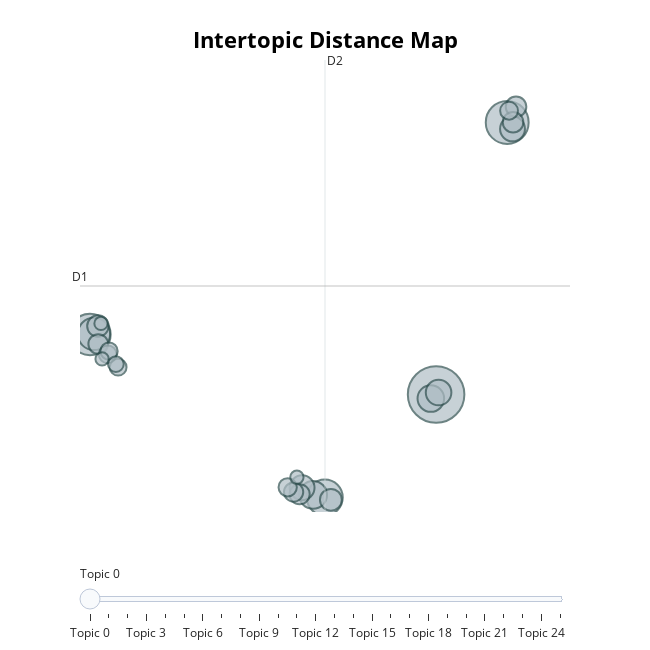

The notebook cell saved with this chart:
### Code cell
fig = topic_model.visualize_topics()
fig.show()

### Figure 1 — Plotly figure (JSON) as saved in the notebook; plotly's stock layout.template omitted (floating-point values rounded to 4 significant figures)
{"data": [{"customdata": [[0, "pain | take | med | drug | doctor", 181], [1, "im | people | pain | like | dont", 104], [2, "people | pain | patient | drug | opioids", 97], [3, "disc | back | spine | surgery | neck", 73], [4, "doctor | pain | im | patient | year", 59], [5, "pain | knee | im | ive | get", 44], [6, "pharmacy | pharmacist | med | fill | prescription", 40], [7, "thc | cbd | weed | pain | cannabis", 37], [8, "christmas | merry | holiday | gift | happy", 35], [9, "headache | migraine | pain | doctor | neck", 35], [10, "injection | steroid | nerve | ablation | epidural", 27], [11, "job | work | disability | im | remote", 26], [12, "chronic | pain | husband | im | like", 24], [13, "dog | mary | love | cat | shes", 24], [14, "symptom | im | like | fibromyalgia | fever", 23], [15, "scale | pain | level | im | like", 22], [16, "pain | endometriosis | bladder | doctor | get", 21], [17, "eat | nausea | food | eating | meal", 19], [18, "im | feel | like | feeling | dont", 18], [19, "yoga | pain | tried | help | people", 18], [20, "shower | hair | wipe | water | use", 17], [21, "day | today | bad | pain | yesterday", 16], [22, "sleep | night | bed | asleep | hour", 14], [23, "cane | use | boot | walker | aid", 10], [24, "scan | mre | normal | lab | show", 10], [25, "disabled | people | plastic | disability | dont", 10]], "hovertemplate": "<b>Topic %{customdata[0]}</b><br>%{customdata[1]}<br>Size: %{customdata[2]}", "legendgroup": "", "marker": {"color": "#B0BEC5", "line": {"color": "DarkSlateGrey", "width": 2}, "size": [181, 104, 97, 73, 59, 44, 40, 37, 35, 35, 27, 26, 24, 24, 23, 22, 21, 19, 18, 18, 17, 16, 14, 10, 10, 10], "sizemode": "area", "sizeref": 0.1131, "symbol": "circle"}, "mode": "markers", "name": "", "orientation": "v", "showlegend": false, "type": "scatter", "x": [12.42, 15.58, -2.941, 7.48, -2.764, 6.959, 12.19, 12.53, 15.81, 6.473, 7.751, -2.588, 15.97, 15.84, 6.364, -2.573, 6.097, 5.834, 15.66, -2.152, -2.094, -1.69, -1.791, -2.403, 6.243, -2.451], "xaxis": "x", "y": [1.374, 16.98, 4.817, -4.536, 4.846, -4.386, 1.141, 1.484, 16.61, -3.974, -4.666, 5.299, 17.88, 16.99, -4.347, 4.27, -4.225, -3.949, 17.65, 3.679, 3.858, 2.943, 3.119, 3.414, -3.374, 5.451], "yaxis": "y"}], "layout": {"annotations": [{"showarrow": false, "text": "D1", "x": -3.382, "y": 7.597, "yshift": 10}, {"showarrow": false, "text": "D2", "x": 7.49, "xshift": 10, "y": 20.56}], "height": 650, "hoverlabel": {"bgcolor": "white", "font": {"family": "Rockwell", "size": 16}}, "legend": {"itemsizing": "constant", "tracegroupgap": 0}, "margin": {"t": 60}, "shapes": [{"line": {"color": "#CFD8DC", "width": 2}, "type": "line", "x0": 7.49, "x1": 7.49, "y0": -5.366, "y1": 20.56}, {"line": {"color": "#9E9E9E", "width": 2}, "type": "line", "x0": -3.382, "x1": 18.36, "y0": 7.597, "y1": 7.597}], "sliders": [{"active": 0, "pad": {"t": 50}, "steps": [{"args": [{"marker.color": [["red", "#B0BEC5", "#B0BEC5", "#B0BEC5", "#B0BEC5", "#B0BEC5", "#B0BEC5", "#B0BEC5", "#B0BEC5", "#B0BEC5", "#B0BEC5", "#B0BEC5", "#B0BEC5", "#B0BEC5", "#B0BEC5", "#B0BEC5", "#B0BEC5", "#B0BEC5", "#B0BEC5", "#B0BEC5", "#B0BEC5", "#B0BEC5", "#B0BEC5", "#B0BEC5", "#B0BEC5", "#B0BEC5"]]}], "label": "Topic 0", "method": "update"}, {"args": [{"marker.color": [["#B0BEC5", "red", "#B0BEC5", "#B0BEC5", "#B0BEC5", "#B0BEC5", "#B0BEC5", "#B0BEC5", "#B0BEC5", "#B0BEC5", "#B0BEC5", "#B0BEC5", "#B0BEC5", "#B0BEC5", "#B0BEC5", "#B0BEC5", "#B0BEC5", "#B0BEC5", "#B0BEC5", "#B0BEC5", "#B0BEC5", "#B0BEC5", "#B0BEC5", "#B0BEC5", "#B0BEC5", "#B0BEC5"]]}], "label": "Topic 1", "method": "update"}, {"args": [{"marker.color": [["#B0BEC5", "#B0BEC5", "red", "#B0BEC5", "#B0BEC5", "#B0BEC5", "#B0BEC5", "#B0BEC5", "#B0BEC5", "#B0BEC5", "#B0BEC5", "#B0BEC5", "#B0BEC5", "#B0BEC5", "#B0BEC5", "#B0BEC5", "#B0BEC5", "#B0BEC5", "#B0BEC5", "#B0BEC5", "#B0BEC5", "#B0BEC5", "#B0BEC5", "#B0BEC5", "#B0BEC5", "#B0BEC5"]]}], "label": "Topic 2", "method": "update"}, {"args": [{"marker.color": [["#B0BEC5", "#B0BEC5", "#B0BEC5", "red", "#B0BEC5", "#B0BEC5", "#B0BEC5", "#B0BEC5", "#B0BEC5", "#B0BEC5", "#B0BEC5", "#B0BEC5", "#B0BEC5", "#B0BEC5", "#B0BEC5", "#B0BEC5", "#B0BEC5", "#B0BEC5", "#B0BEC5", "#B0BEC5", "#B0BEC5", "#B0BEC5", "#B0BEC5", "#B0BEC5", "#B0BEC5", "#B0BEC5"]]}], "label": "Topic 3", "method": "update"}, {"args": [{"marker.color": [["#B0BEC5", "#B0BEC5", "#B0BEC5", "#B0BEC5", "red", "#B0BEC5", "#B0BEC5", "#B0BEC5", "#B0BEC5", "#B0BEC5", "#B0BEC5", "#B0BEC5", "#B0BEC5", "#B0BEC5", "#B0BEC5", "#B0BEC5", "#B0BEC5", "#B0BEC5", "#B0BEC5", "#B0BEC5", "#B0BEC5", "#B0BEC5", "#B0BEC5", "#B0BEC5", "#B0BEC5", "#B0BEC5"]]}], "label": "Topic 4", "method": "update"}, {"args": [{"marker.color": [["#B0BEC5", "#B0BEC5", "#B0BEC5", "#B0BEC5", "#B0BEC5", "red", "#B0BEC5", "#B0BEC5", "#B0BEC5", "#B0BEC5", "#B0BEC5", "#B0BEC5", "#B0BEC5", "#B0BEC5", "#B0BEC5", "#B0BEC5", "#B0BEC5", "#B0BEC5", "#B0BEC5", "#B0BEC5", "#B0BEC5", "#B0BEC5", "#B0BEC5", "#B0BEC5", "#B0BEC5", "#B0BEC5"]]}], "label": "Topic 5", "method": "update"}, {"args": [{"marker.color": [["#B0BEC5", "#B0BEC5", "#B0BEC5", "#B0BEC5", "#B0BEC5", "#B0BEC5", "red", "#B0BEC5", "#B0BEC5", "#B0BEC5", "#B0BEC5", "#B0BEC5", "#B0BEC5", "#B0BEC5", "#B0BEC5", "#B0BEC5", "#B0BEC5", "#B0BEC5", "#B0BEC5", "#B0BEC5", "#B0BEC5", "#B0BEC5", "#B0BEC5", "#B0BEC5", "#B0BEC5", "#B0BEC5"]]}], "label": "Topic 6", "method": "update"}, {"args": [{"marker.color": [["#B0BEC5", "#B0BEC5", "#B0BEC5", "#B0BEC5", "#B0BEC5", "#B0BEC5", "#B0BEC5", "red", "#B0BEC5", "#B0BEC5", "#B0BEC5", "#B0BEC5", "#B0BEC5", "#B0BEC5", "#B0BEC5", "#B0BEC5", "#B0BEC5", "#B0BEC5", "#B0BEC5", "#B0BEC5", "#B0BEC5", "#B0BEC5", "#B0BEC5", "#B0BEC5", "#B0BEC5", "#B0BEC5"]]}], "label": "Topic 7", "method": "update"}, {"args": [{"marker.color": [["#B0BEC5", "#B0BEC5", "#B0BEC5", "#B0BEC5", "#B0BEC5", "#B0BEC5", "#B0BEC5", "#B0BEC5", "red", "#B0BEC5", "#B0BEC5", "#B0BEC5", "#B0BEC5", "#B0BEC5", "#B0BEC5", "#B0BEC5", "#B0BEC5", "#B0BEC5", "#B0BEC5", "#B0BEC5", "#B0BEC5", "#B0BEC5", "#B0BEC5", "#B0BEC5", "#B0BEC5", "#B0BEC5"]]}], "label": "Topic 8", "method": "update"}, {"args": [{"marker.color": [["#B0BEC5", "#B0BEC5", "#B0BEC5", "#B0BEC5", "#B0BEC5", "#B0BEC5", "#B0BEC5", "#B0BEC5", "#B0BEC5", "red", "#B0BEC5", "#B0BEC5", "#B0BEC5", "#B0BEC5", "#B0BEC5", "#B0BEC5", "#B0BEC5", "#B0BEC5", "#B0BEC5", "#B0BEC5", "#B0BEC5", "#B0BEC5", "#B0BEC5", "#B0BEC5", "#B0BEC5", "#B0BEC5"]]}], "label": "Topic 9", "method": "update"}, {"args": [{"marker.color": [["#B0BEC5", "#B0BEC5", "#B0BEC5", "#B0BEC5", "#B0BEC5", "#B0BEC5", "#B0BEC5", "#B0BEC5", "#B0BEC5", "#B0BEC5", "red", "#B0BEC5", "#B0BEC5", "#B0BEC5", "#B0BEC5", "#B0BEC5", "#B0BEC5", "#B0BEC5", "#B0BEC5", "#B0BEC5", "#B0BEC5", "#B0BEC5", "#B0BEC5", "#B0BEC5", "#B0BEC5", "#B0BEC5"]]}], "label": "Topic 10", "method": "update"}, {"args": [{"marker.color": [["#B0BEC5", "#B0BEC5", "#B0BEC5", "#B0BEC5", "#B0BEC5", "#B0BEC5", "#B0BEC5", "#B0BEC5", "#B0BEC5", "#B0BEC5", "#B0BEC5", "red", "#B0BEC5", "#B0BEC5", "#B0BEC5", "#B0BEC5", "#B0BEC5", "#B0BEC5", "#B0BEC5", "#B0BEC5", "#B0BEC5", "#B0BEC5", "#B0BEC5", "#B0BEC5", "#B0BEC5", "#B0BEC5"]]}], "label": "Topic 11", "method": "update"}, {"args": [{"marker.color": [["#B0BEC5", "#B0BEC5", "#B0BEC5", "#B0BEC5", "#B0BEC5", "#B0BEC5", "#B0BEC5", "#B0BEC5", "#B0BEC5", "#B0BEC5", "#B0BEC5", "#B0BEC5", "red", "#B0BEC5", "#B0BEC5", "#B0BEC5", "#B0BEC5", "#B0BEC5", "#B0BEC5", "#B0BEC5", "#B0BEC5", "#B0BEC5", "#B0BEC5", "#B0BEC5", "#B0BEC5", "#B0BEC5"]]}], "label": "Topic 12", "method": "update"}, {"args": [{"marker.color": [["#B0BEC5", "#B0BEC5", "#B0BEC5", "#B0BEC5", "#B0BEC5", "#B0BEC5", "#B0BEC5", "#B0BEC5", "#B0BEC5", "#B0BEC5", "#B0BEC5", "#B0BEC5", "#B0BEC5", "red", "#B0BEC5", "#B0BEC5", "#B0BEC5", "#B0BEC5", "#B0BEC5", "#B0BEC5", "#B0BEC5", "#B0BEC5", "#B0BEC5", "#B0BEC5", "#B0BEC5", "#B0BEC5"]]}], "label": "Topic 13", "method": "update"}, {"args": [{"marker.color": [["#B0BEC5", "#B0BEC5", "#B0BEC5", "#B0BEC5", "#B0BEC5", "#B0BEC5", "#B0BEC5", "#B0BEC5", "#B0BEC5", "#B0BEC5", "#B0BEC5", "#B0BEC5", "#B0BEC5", "#B0BEC5", "red", "#B0BEC5", "#B0BEC5", "#B0BEC5", "#B0BEC5", "#B0BEC5", "#B0BEC5", "#B0BEC5", "#B0BEC5", "#B0BEC5", "#B0BEC5", "#B0BEC5"]]}], "label": "Topic 14", "method": "update"}, {"args": [{"marker.color": [["#B0BEC5", "#B0BEC5", "#B0BEC5", "#B0BEC5", "#B0BEC5", "#B0BEC5", "#B0BEC5", "#B0BEC5", "#B0BEC5", "#B0BEC5", "#B0BEC5", "#B0BEC5", "#B0BEC5", "#B0BEC5", "#B0BEC5", "red", "#B0BEC5", "#B0BEC5", "#B0BEC5", "#B0BEC5", "#B0BEC5", "#B0BEC5", "#B0BEC5", "#B0BEC5", "#B0BEC5", "#B0BEC5"]]}], "label": "Topic 15", "method": "update"}, {"args": [{"marker.color": [["#B0BEC5", "#B0BEC5", "#B0BEC5", "#B0BEC5", "#B0BEC5", "#B0BEC5", "#B0BEC5", "#B0BEC5", "#B0BEC5", "#B0BEC5", "#B0BEC5", "#B0BEC5", "#B0BEC5", "#B0BEC5", "#B0BEC5", "#B0BEC5", "red", "#B0BEC5", "#B0BEC5", "#B0BEC5", "#B0BEC5", "#B0BEC5", "#B0BEC5", "#B0BEC5", "#B0BEC5", "#B0BEC5"]]}], "label": "Topic 16", "method": "update"}, {"args": [{"marker.color": [["#B0BEC5", "#B0BEC5", "#B0BEC5", "#B0BEC5", "#B0BEC5", "#B0BEC5", "#B0BEC5", "#B0BEC5", "#B0BEC5", "#B0BEC5", "#B0BEC5", "#B0BEC5", "#B0BEC5", "#B0BEC5", "#B0BEC5", "#B0BEC5", "#B0BEC5", "red", "#B0BEC5", "#B0BEC5", "#B0BEC5", "#B0BEC5", "#B0BEC5", "#B0BEC5", "#B0BEC5", "#B0BEC5"]]}], "label": "Topic 17", "method": "update"}, {"args": [{"marker.color": [["#B0BEC5", "#B0BEC5", "#B0BEC5", "#B0BEC5", "#B0BEC5", "#B0BEC5", "#B0BEC5", "#B0BEC5", "#B0BEC5", "#B0BEC5", "#B0BEC5", "#B0BEC5", "#B0BEC5", "#B0BEC5", "#B0BEC5", "#B0BEC5", "#B0BEC5", "#B0BEC5", "red", "#B0BEC5", "#B0BEC5", "#B0BEC5", "#B0BEC5", "#B0BEC5", "#B0BEC5", "#B0BEC5"]]}], "label": "Topic 18", "method": "update"}, {"args": [{"marker.color": [["#B0BEC5", "#B0BEC5", "#B0BEC5", "#B0BEC5", "#B0BEC5", "#B0BEC5", "#B0BEC5", "#B0BEC5", "#B0BEC5", "#B0BEC5", "#B0BEC5", "#B0BEC5", "#B0BEC5", "#B0BEC5", "#B0BEC5", "#B0BEC5", "#B0BEC5", "#B0BEC5", "#B0BEC5", "red", "#B0BEC5", "#B0BEC5", "#B0BEC5", "#B0BEC5", "#B0BEC5", "#B0BEC5"]]}], "label": "Topic 19", "method": "update"}, {"args": [{"marker.color": [["#B0BEC5", "#B0BEC5", "#B0BEC5", "#B0BEC5", "#B0BEC5", "#B0BEC5", "#B0BEC5", "#B0BEC5", "#B0BEC5", "#B0BEC5", "#B0BEC5", "#B0BEC5", "#B0BEC5", "#B0BEC5", "#B0BEC5", "#B0BEC5", "#B0BEC5", "#B0BEC5", "#B0BEC5", "#B0BEC5", "red", "#B0BEC5", "#B0BEC5", "#B0BEC5", "#B0BEC5", "#B0BEC5"]]}], "label": "Topic 20", "method": "update"}, {"args": [{"marker.color": [["#B0BEC5", "#B0BEC5", "#B0BEC5", "#B0BEC5", "#B0BEC5", "#B0BEC5", "#B0BEC5", "#B0BEC5", "#B0BEC5", "#B0BEC5", "#B0BEC5", "#B0BEC5", "#B0BEC5", "#B0BEC5", "#B0BEC5", "#B0BEC5", "#B0BEC5", "#B0BEC5", "#B0BEC5", "#B0BEC5", "#B0BEC5", "red", "#B0BEC5", "#B0BEC5", "#B0BEC5", "#B0BEC5"]]}], "label": "Topic 21", "method": "update"}, {"args": [{"marker.color": [["#B0BEC5", "#B0BEC5", "#B0BEC5", "#B0BEC5", "#B0BEC5", "#B0BEC5", "#B0BEC5", "#B0BEC5", "#B0BEC5", "#B0BEC5", "#B0BEC5", "#B0BEC5", "#B0BEC5", "#B0BEC5", "#B0BEC5", "#B0BEC5", "#B0BEC5", "#B0BEC5", "#B0BEC5", "#B0BEC5", "#B0BEC5", "#B0BEC5", "red", "#B0BEC5", "#B0BEC5", "#B0BEC5"]]}], "label": "Topic 22", "method": "update"}, {"args": [{"marker.color": [["#B0BEC5", "#B0BEC5", "#B0BEC5", "#B0BEC5", "#B0BEC5", "#B0BEC5", "#B0BEC5", "#B0BEC5", "#B0BEC5", "#B0BEC5", "#B0BEC5", "#B0BEC5", "#B0BEC5", "#B0BEC5", "#B0BEC5", "#B0BEC5", "#B0BEC5", "#B0BEC5", "#B0BEC5", "#B0BEC5", "#B0BEC5", "#B0BEC5", "#B0BEC5", "red", "#B0BEC5", "#B0BEC5"]]}], "label": "Topic 23", "method": "update"}, {"args": [{"marker.color": [["#B0BEC5", "#B0BEC5", "#B0BEC5", "#B0BEC5", "#B0BEC5", "#B0BEC5", "#B0BEC5", "#B0BEC5", "#B0BEC5", "#B0BEC5", "#B0BEC5", "#B0BEC5", "#B0BEC5", "#B0BEC5", "#B0BEC5", "#B0BEC5", "#B0BEC5", "#B0BEC5", "#B0BEC5", "#B0BEC5", "#B0BEC5", "#B0BEC5", "#B0BEC5", "#B0BEC5", "red", "#B0BEC5"]]}], "label": "Topic 24", "method": "update"}, {"args": [{"marker.color": [["#B0BEC5", "#B0BEC5", "#B0BEC5", "#B0BEC5", "#B0BEC5", "#B0BEC5", "#B0BEC5", "#B0BEC5", "#B0BEC5", "#B0BEC5", "#B0BEC5", "#B0BEC5", "#B0BEC5", "#B0BEC5", "#B0BEC5", "#B0BEC5", "#B0BEC5", "#B0BEC5", "#B0BEC5", "#B0BEC5", "#B0BEC5", "#B0BEC5", "#B0BEC5", "#B0BEC5", "#B0BEC5", "red"]]}], "label": "Topic 25", "method": "update"}]}], "title": {"font": {"color": "Black", "size": 22}, "text": "<b>Intertopic Distance Map</b>", "x": 0.5, "xanchor": "center", "y": 0.95, "yanchor": "top"}, "width": 650, "xaxis": {"anchor": "y", "domain": [0, 1], "range": [-3.382, 18.36], "title": {"text": ""}, "visible": false}, "yaxis": {"anchor": "x", "domain": [0, 1], "range": [-5.366, 20.56], "title": {"text": ""}, "visible": false}}}
